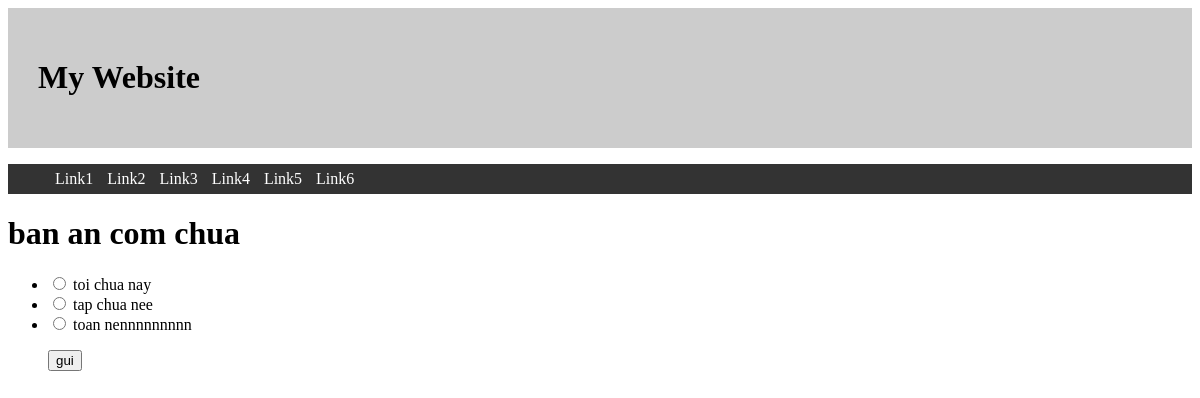
Page /polls/detail/5 on the committed database.
### polls/models.py (models this page shows)
class Question(models.Model):
    question_text = models.CharField(max_length=200)
    time_pub = models.DateTimeField()

class Choice(models.Model):
    question = models.ForeignKey(Question, on_delete=models.CASCADE)
    choice_text = models.CharField(max_length=100)
    vote = models.IntegerField(default=0)

### polls/views.py (the view)
# urls.py: path('detail/<int:question_id>', views.detailView, name='detail'),
def detailView(request, question_id):
    q = Question.objects.get(pk=question_id)
    return render(request, "polls/detail_question.html", {"qs": q})

### polls/templates/polls/detail_question.html (shortened to what this page needs)
{% extends 'polls/base.html' %}
{% block content123 %}
    {% if qs %}
        <h1>{{qs.question_text}}</h1>
        <form action="{% url 'vote' qs.id %}" method="post">
            <ul>
                {% for item in qs.choice_set.all %}
                <li><input type="radio" value="{{ item.id }}" name="choice"/> {{ item.choice_text }}</li>
                {% endfor %}
                <p><input type="submit" value="gui"/></p>
            </ul>
        </form>
    {% endif %}
{% endblock %}

### rows in the picture
Question: question_text "ban an com chua"
Choice: choice_text "toi chua nay"
Choice: choice_text "tap chua nee"
Choice: choice_text "toan nennnnnnnnn"
